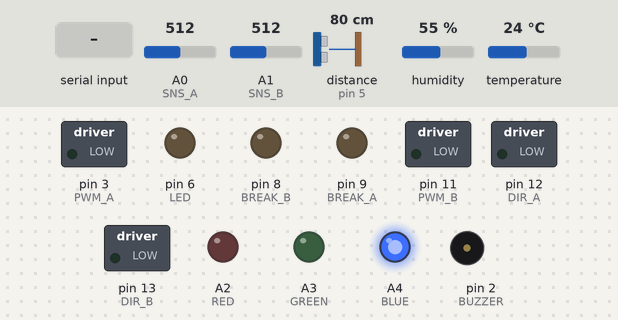
The sketch below on a simulated Arduino Uno, built with avr-gcc and run on an emulated ATmega328P. Parts: switched loads named in the sketch (green lamp = pin HIGH), output pins drawn as LEDs (lit = HIGH), buzzer (waves = sounding). Wiring (inferred from the names in the program): ultrasonic range finder: trigger pin 4; echo pin 5. The test bench sets the inputs (shaded band); at power-on: distance to the obstacle (sensor on pin 5) 80 cm, A0 (SNS_A) = 512, A1 (SNS_B) = 512, humidity 55 %, temperature 24 °C. The echo pulse lasts 58.3 µs per cm; pins used as bus, display or sensor lines are not drawn; what the sketch prints to the serial monitor is not drawn.

Above: at 1.2 s.
1.3 s: distance to the obstacle (sensor on pin 5) set to 55 cm
3.0 s: distance to the obstacle (sensor on pin 5) set to 48 cm
At 4.2 s:
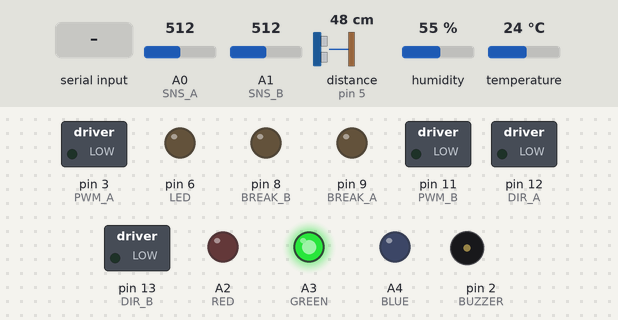
4.5 s: "6" received over Serial
At 4.8 s:
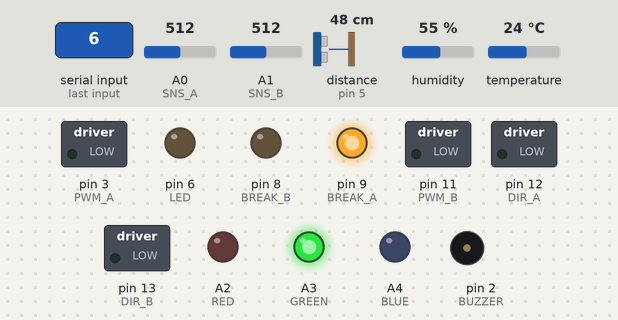
6.0 s: distance to the obstacle (sensor on pin 5) set to 120 cm
At 7.3 s:
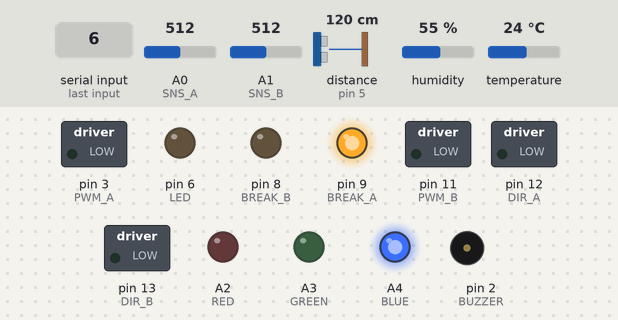
10.3 s: "5" received over Serial
At 11.6 s:
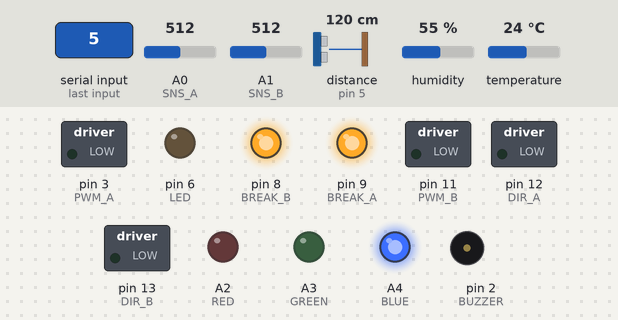
15.8 s: "4" received over Serial
At 17.4 s:
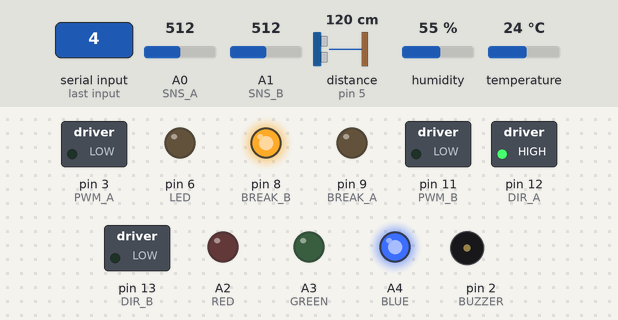
Timing chart, 0 to 21.5 s (numbered marks = the images above; inputs shaded):
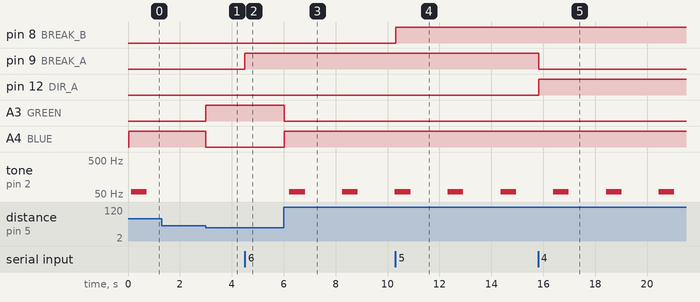

The sketch:

dht.ino
```cpp
// Example testing sketch for various DHT humidity/temperature sensors
// Written by ladyada, public domain

#include "DHT.h"

#define DHTPIN 7     // what pin we're connected to

// Uncomment whatever type you're using!
#define DHTTYPE DHT11   // DHT 11
//#define DHTTYPE DHT22   // DHT 22  (AM2302)
//#define DHTTYPE DHT21   // DHT 21 (AM2301)

#define PWM_A 3
#define PWM_B 11
#define SNS_A A0
#define SNS_B A1
#define BREAK_A 9
#define BREAK_B 8
#define DIR_A 12
#define DIR_B 13
#define BUZZER 2


#define ECHO 5
#define TRIGER 4

#define RED A2
#define GREEN A3
#define BLUE A4
#define LED 6

// Connect pin 1 (on the left) of the sensor to +5V
// Connect pin 2 of the sensor to whatever your DHTPIN is
// Connect pin 4 (on the right) of the sensor to GROUND
// Connect a 10K resistor from pin 2 (data) to pin 1 (power) of the sensor

DHT dht(DHTPIN, DHTTYPE);

typedef union {
 float floatingPoint;
 byte binary[4];
} binaryFloat;

typedef union {
  int intPoint;
  byte binary[2];
} binaryInt;

byte motorSpeed;
byte ar;
byte br;

void setup() {
  motorSpeed = 0;
  ar = 0;
  br = 0;
  Serial.begin(9600);
  pinMode(TRIGER, OUTPUT);
  pinMode(ECHO, INPUT);
  pinMode(RED, OUTPUT);
  pinMode(GREEN, OUTPUT);
  pinMode(BLUE, OUTPUT);
  pinMode(LED, OUTPUT);
  pinMode(BUZZER, OUTPUT);
  pinMode(BREAK_A, OUTPUT);
  pinMode(BREAK_B, OUTPUT);
  pinMode(DIR_A, OUTPUT);
  pinMode(DIR_B, OUTPUT);

  dht.begin();
}

void a_stop() {
  digitalWrite(BREAK_A,HIGH);
  analogWrite(PWM_A,0);
  ar = 0;
}

void a_run(int dir) {
  digitalWrite(BREAK_A,LOW);
  if(dir == 1)
  {
    digitalWrite(DIR_A, LOW);
  } else {
    digitalWrite(DIR_A, HIGH);
  }
  analogWrite(PWM_A, motorSpeed);
  ar = 1;
}

void b_stop(){
  digitalWrite(BREAK_B,HIGH);
  analogWrite(PWM_B,0);
  br=0;
}

void b_run(int dir) {
  digitalWrite(BREAK_B,LOW);
  if(dir == 1)
  {
    digitalWrite(DIR_B, LOW);
  } else {
    digitalWrite(DIR_B, HIGH);
  }
  analogWrite(PWM_B, motorSpeed);
  br=1;
}

void forward() {
    b_run(1);
    a_run(0);
}

void backward() {
   b_run(0);
   a_run(1);
}

void right() {
   a_stop();
   b_run(1);
}

void left() {
    b_stop();
    a_run(0);
}

void stopMotors() {
    a_stop();
    b_stop();
}


void loop() {
  // Reading temperature or humidity takes about 250 milliseconds!
  // Sensor readings may also be up to 2 seconds 'old' (its a very slow sensor)
  binaryFloat h;
  h.floatingPoint = dht.readHumidity();
  binaryFloat t;
  t.floatingPoint= dht.readTemperature();
  binaryFloat duration;
  binaryFloat cm;
  digitalWrite(TRIGER, LOW);
  delayMicroseconds(2);
  digitalWrite(TRIGER, HIGH);
  delayMicroseconds(10);
  digitalWrite(TRIGER, LOW);
  duration.floatingPoint = pulseIn(ECHO, HIGH);
  cm.floatingPoint = duration.floatingPoint / 58.0;
  char val;
  if(cm.floatingPoint <= 0.0) {
    digitalWrite(RED,LOW);
    digitalWrite(GREEN,LOW);
    digitalWrite(BLUE,LOW);
  }
  else if(cm.floatingPoint < 10.0) {
    digitalWrite(RED,HIGH);
    digitalWrite(GREEN,LOW);
    digitalWrite(BLUE,LOW);
  } else if (cm.floatingPoint < 50.0) {
    digitalWrite(RED,LOW);
    digitalWrite(GREEN,HIGH);
    digitalWrite(BLUE,LOW);
  } else {
    digitalWrite(RED,LOW);
    digitalWrite(GREEN,LOW);
    digitalWrite(BLUE,HIGH);
  }


  // check if returns are valid, if they are NaN (not a number) then something went wrong!
  if (isnan(t.floatingPoint) || isnan(h.floatingPoint)) {
    t.floatingPoint = 0.0;
    h.floatingPoint = 0.0;
  }

  binaryInt a;
  binaryInt b;
  a.intPoint = analogRead(SNS_A);
  b.intPoint = analogRead(SNS_B);

  Serial.write((byte)'H');
  Serial.write(h.binary,4);
  Serial.write((byte)'T');
  Serial.write(t.binary, 4);
  Serial.write((byte)'D');
  Serial.write(cm.binary,4);
  Serial.write((byte)'A');
  Serial.write(a.binary,2);
  Serial.write((byte)'B');
  Serial.write(b.binary,2);
  Serial.write((byte)'S');
  Serial.write((byte)motorSpeed);

  if( Serial.available() )       // if data is available to read
  {
    val = Serial.read();         // read it and store it in 'val'
  }
  if( val == 'H' )               // if 'H' was received
  {
    digitalWrite(LED, HIGH);  // turn ON the LED\
    delayMicroseconds(100);
  }
  if(val == '6')
  {
    right();
  }
  if(val == '4')
  {
    left();
  }
  if(val == '8')
  {
    forward();
  }
   if(val == '2')
  {
    backward();
  }
  if(val == '5')
  {
    stopMotors();
  }

  if(val == '+')
  {
    if(motorSpeed < 224)
    {
      motorSpeed = motorSpeed + 32;
    } else {
      motorSpeed = 255;
    }

    if(ar>0){
      analogWrite(PWM_A, motorSpeed);
    }
    if(br>0) {
      analogWrite(PWM_B, motorSpeed);
    }
  }

  if(val == '-')
  {
    if(motorSpeed > 32)
    {
      motorSpeed = motorSpeed - 32;
    }
    else
    {
      motorSpeed = 0;
    }

    if(ar>0){
      analogWrite(PWM_A, motorSpeed);
    }
    if(br>0) {
      analogWrite(PWM_B, motorSpeed);
    }
  }

  digitalWrite(BUZZER, HIGH);
  delayMicroseconds(1915);
  digitalWrite(BUZZER, LOW);
  digitalWrite(LED, LOW);   // otherwise turn it OFF
}
```

Measured:
- the behaviour switches between 51 and 50 cm on distance to the obstacle (sensor on pin 5) (found by bisection; images 0 and 1)
- after the input at 3.0 s, A3 (GREEN): LOW → HIGH at once; A4 (BLUE): HIGH → LOW at once
- after the input at 4.5 s, pin 9 (BREAK_A): LOW → HIGH at once
- after the input at 6.0 s, A3 (GREEN): HIGH → LOW at once; A4 (BLUE): LOW → HIGH at once; tone on pin 2 (BUZZER): alternates 58 Hz for 0.60 s and silent for 1.4 s, starting after 0.22 s
- after the input at 10.3 s, pin 8 (BREAK_B): LOW → HIGH at once
- after the input at 15.8 s, pin 9 (BREAK_A): HIGH → LOW at once; pin 12 (DIR_A): LOW → HIGH at once
